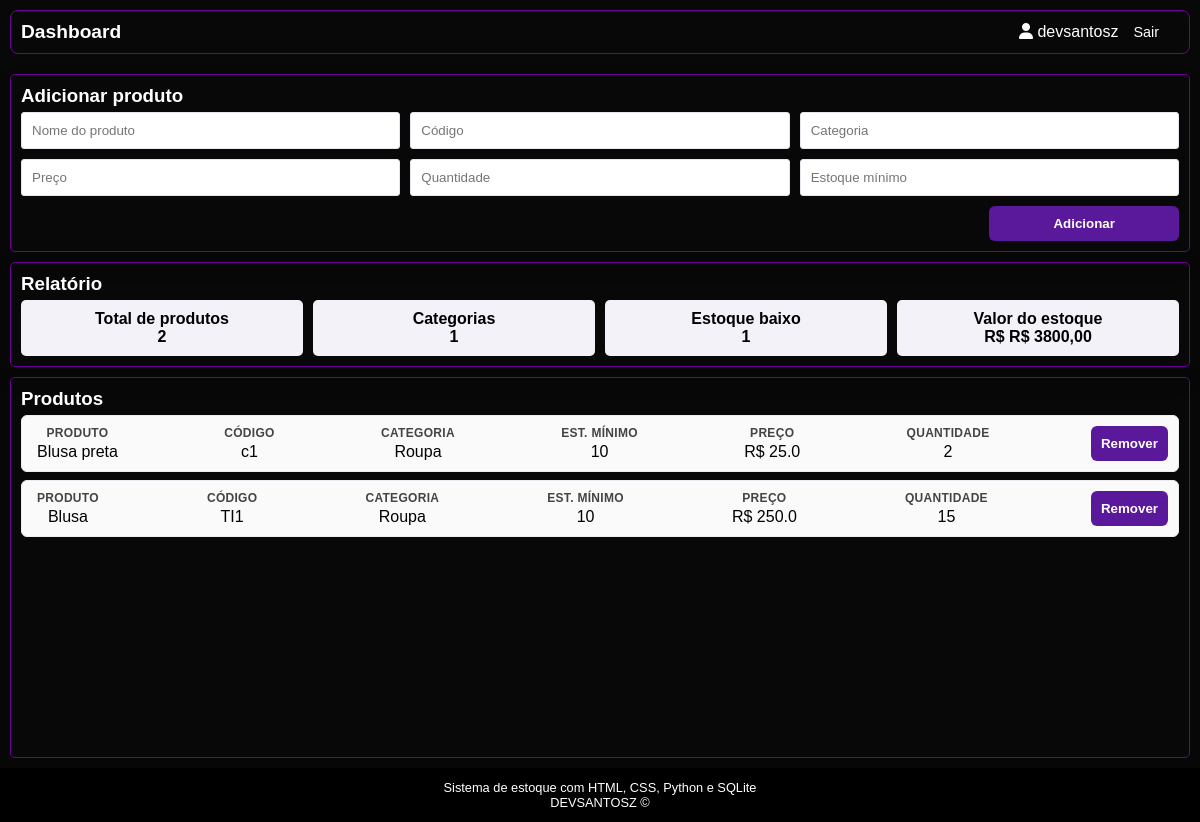
The page /dashboard (signed in) on the database as committed earlier.
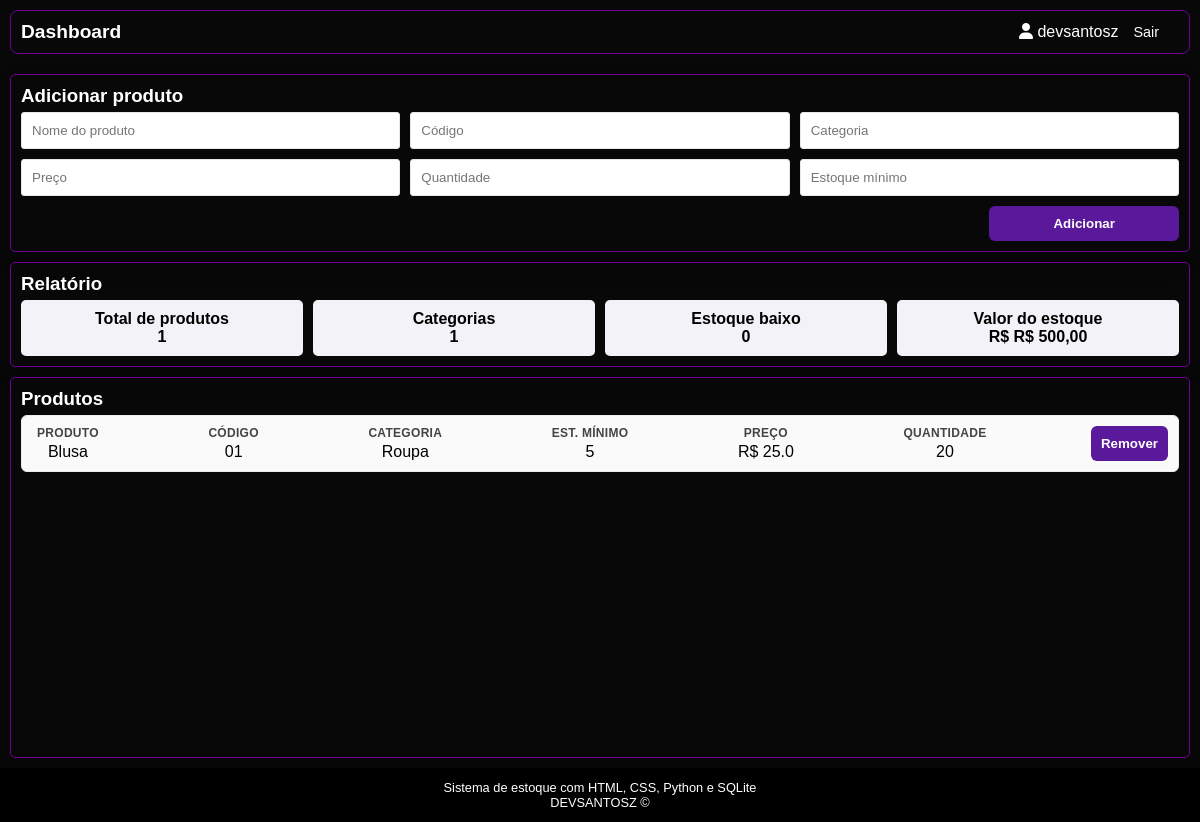
The same page on the database as committed later.
### tables this page shows
CREATE TABLE products (
                id  ,
                name TEXT NOT NULL,
                codigo TEXT NOT NULL UNIQUE,
                categoria TEXT NOT NULL,
                price REAL NOT NULL DEFAULT 0,
                quantity INTEGER NOT NULL DEFAULT 0,
                stqmin INTEGER NOT NULL DEFAULT 0
            );

### app.py (the view)
@app.get("/dashboard")
@login_required
def dashboard():
    with get_db() as con:
        products = con.execute("""
            SELECT id, name, codigo, categoria, price, quantity, stqmin
            FROM products
            ORDER BY id DESC
        """).fetchall()
        total_products = con.execute(
            "SELECT COUNT(*) AS total FROM products"
        ).fetchone()["total"]
        total_categories = con.execute(
            "SELECT COUNT(DISTINCT categoria) AS total FROM products"
        ).fetchone()["total"]
        value_estoque = con.execute("""
            SELECT COUNT(*) AS total
            FROM products
            WHERE quantity > 0 AND quantity <= stqmin
        """).fetchone()["total"]
        gasto_estoque = con.execute(
            "SELECT COALESCE(SUM(price * quantity), 0) AS total FROM products"
        ).fetchone()["total"]
    return render_template(
        "dashboard.html",
        username=session.get("username", ""),
        products=products,
        total_products=total_products,
        total_categories=total_categories,
        value_estoque=value_estoque,
        gasto_estoque=f"R$ {gasto_estoque:.2f}".replace(".", ",")
    )

### app.py (called while the page is built)
def get_db():
    os.makedirs("data", exist_ok=True)
    con = sqlite3.connect(DB_PATH)
    con.row_factory = sqlite3.Row
    return con

def login_required(fn):
    @wraps(fn)
    def wrapper(*args, **kwargs):
        if "user_id" not in session:
            flash("Faça login para continuar.", "warning")
            return redirect("/")
        return fn(*args, **kwargs)
    return wrapper

### templates/dashboard.html (shortened to what this page needs)
<!DOCTYPE html>
<html lang="pt-br">
<head>
  <link rel="stylesheet" href="/style/style.css">
</head>
<body>
<header class="topbar">
  <h2>Dashboard</h2>
  <div class="conta">
    <h1>
      <i class="fa-solid fa-user"></i> {{ username }}
    </h1>
    <a href="/logout">Sair</a>
  </div>
</header>
<main>
<section class="card" id="pesq">
  <h3>Adicionar produto</h3>
  <form method="post" action="/add" class="row">
    <input name="name" placeholder="Nome do produto" required>
    <input name="codigo" placeholder="Código" required>
    <input name="categoria" placeholder="Categoria" required>
    <input
      type="number"
      name="price"
      placeholder="Preço"
      required
      min="0"
      step="0.01"
    >
    <input
      type="number"
      name="qty"
      placeholder="Quantidade"
      required
      min="0"
    >
    <input
      type="number"
      name="stqmin"
      placeholder="Estoque mínimo"
      required
      min="0"
    >
    <button type="submit">
      Adicionar
    </button>
  </form>
</section>
<section class="card" id="card-relatorio">
  <h3>Relatório</h3>
  <div id="resumo">
    <div class="rel">
      <p>Total de produtos</p>
      <p>{{ total_products }}</p>
    </div>
    <div class="rel">
      <p>Categorias</p>
      <p>{{ total_categories }}</p>
    </div>
    <div class="rel">
      <p>Estoque baixo</p>
      <p>{{ value_estoque }}</p>
    </div>
    <div class="rel">
      <p>Valor do estoque</p>
      <p>R$ {{ gasto_estoque }}</p>
    </div>
  </div>
</section>
<section class="card" id="list-prod">
  <h3>Produtos</h3>
  <ul class="list">
  {% for p in products %}
    <li class="item">
      <div class="qtd">
        <p class="titulo">Produto</p>
        {{ p["name"] }}
      </div>
      <div class="qtd">
        <p class="titulo">Código</p>
        {{ p["codigo"] }}
      </div>
      <div class="qtd">
        <p class="titulo">Categoria</p>
        {{ p["categoria"] }}
      </div>
      <div class="qtd">
        <p class="titulo">Est. mínimo</p>
        {{ p["stqmin"] }}
      </div>
      <div class="qtd">
        <p class="titulo">Preço</p>
        R$ {{ p["price"] }}
      </div>
      <div class="qtd">
        <p class="titulo">Quantidade</p>
        {{ p["quantity"] }}
      </div>
      <div class="acoes">
        <form action="/remove/{{ p['id'] }}" method="post">
          <button type="submit">
            Remover
          </button>
        </form>
      </div>
    </li>
  {% endfor %}
  </ul>
</section>
</main>
<footer>
  <p>
    Sistema de estoque com HTML, CSS, Python e SQLite
  </p>
  <p>
    <a href="https://github.com/Devsantosz" target="_blank">
      DEVSANTOSZ
    </a> ©
  </p>
</footer>
</body>
</html>

### style/style.css (style rules this page uses)
* { margin: 0; padding: 0; box-sizing: border-box; font-family: Arial, sans-serif; }
body { background: #080808; }
.topbar { text-align: center; color: #fff; margin: 10px; padding: 10px; border: 1px solid rgb(110, 0, 153); background-color: #07000800; border-radius: 8px; display: flex; flex-flow: row nowrap; justify-content: space-between; align-content: center; justify-items: center; align-items: center; }
.topbar h2 { font-size: 1.2em; font-weight: 700; }
.conta { display: flex; justify-content: space-between; align-items: center; padding: 0 20px; }
.conta h1 { font-size: 1em; font-weight: 400; }
.conta a { color: #fff; text-decoration: none; font-size: 0.9em; margin-left: 15px; }
main { display: grid; grid-template-columns: 1fr 40%; grid-template-rows: auto auto auto; gap: 10px; padding: 10px; min-height: calc(100vh - 96px); }
.card { border: 1px solid rgb(110, 0, 153); background-color: #07000800; padding: 10px; border-radius: 5px; box-shadow: 0 10px 30px rgba(0,0,0,0.06); }
#pesq { display: grid; grid-column: 1 / -1; grid-row: 1; }
#list-prod { display: flex; flex-direction: column; grid-column: 1 / -1; }
#card-relatorio { grid-column: 1 / 2; }
#pesq h3, #list-prod h3, #card-relatorio h3 { margin-bottom: 5px; color: white; text-align: left; }
.row { display: grid; grid-template-columns: auto auto; grid-template-rows: auto; gap: 10px; }
.row input[name="name"] { grid-column: 1 / -1; max-width: none; }
.row input[name="price"] { grid-column: 1; }
.row input[name="qty"] { grid-column: 2; }
input { grid-column: 1 / -1; width: 100%; padding: 10px; border: 1px solid #e6e6ee; border-radius: 3px; background: #ffffff; }
button { grid-column: 2; padding: 10px; border: 0; border-radius: 6px; cursor: pointer; background: #5a189a; color: white; font-weight: 700; transition: 0.2s ease; }
#pesq .row button { justify-self: end; min-width: 50%; }
.list { list-style: none; height: 100%; overflow-y: auto; display: flex; flex-direction: column; gap: 8px; }
.item { background: #fafafa; border: 1px solid #ececf2; border-radius: 6px; display: flex; justify-content: space-between; gap: 10px; flex-flow: row wrap; align-items: center; padding: 10px; transition: 0.2s ease; }
.item { min-width: 0; }
.titulo { font-weight: 800; font-size: 12px; color: #444; padding-bottom: 3px; text-transform: uppercase; letter-spacing: 0.3px; }
.item .qtd { margin: 0px 5px ; text-align: center; }
.item .acoes { display: flex; justify-content: flex-end; }
.item .acoes button { padding: 10px; border-radius: 6px; }
#card-relatorio { grid-column: 1 / 3; }
#resumo { display:grid; grid-template-columns: 1fr 1fr; gap: 10px; }
#card-relatorio p { text-align: center; font-weight: 600; }
#card-relatorio p { text-align: center; font-size: 1em; font-weight: 600; }
.rel { flex: auto; background-color: #f3f2f8; border-radius: 5px; padding: 10px; }
footer { padding: 12px; color: #ffffff; background-color: #000000; text-align: center; font-family: 'Times New Roman', Times, serif; font-size: 0.8em; }
footer p a { color: rgb(255, 255, 255); text-decoration: none; }
@media screen and (min-width: 768px) { main { grid-template-columns: 380px 1fr; grid-template-rows: auto auto 1fr; align-items: start; } }
@media screen and (min-width: 768px) { #pesq { grid-template-columns: repeat(3, 1fr); grid-column: 1 / -1; grid-row: 1 / 2; height: 100%; transition: ease; } }
@media screen and (min-width: 768px) { #pesq .row { grid-column: 1 / -1; } }
@media screen and (min-width: 768px) { #pesq .row input[name="name"] { grid-column: 1 / 2; } }
@media screen and (min-width: 768px) { #pesq .row input[name="codigo"] { grid-column: 2 / 3; } }
@media screen and (min-width: 768px) { #pesq .row input[name="categoria"] { grid-column: 3 / 4; } }
@media screen and (min-width: 768px) { #pesq .row input[name="stqmin"] { grid-column: 3 / 4; } }
@media screen and (min-width: 768px) { #pesq button { grid-column: 3 / 4; } }
@media screen and (min-width: 768px) { #list-prod { grid-column: 1 / -1; grid-row: 3; height: 100%; } }
@media screen and (min-width: 768px) { #card-relatorio { grid-column: 1 /-1; height: 100%; } }
@media screen and (min-width: 768px) { #card-relatorio #resumo { grid-template-columns: repeat(4, 1fr); } }

Rows that differ between the two databases and show on the page:
removed products: name "Blusa preta", codigo "c1", categoria "Roupa", stqmin "10", price "25.0", quantity "2"
changed products "Blusa": codigo "TI1" → "01"; stqmin "10" → "5"; price "250.0" → "25.0"; quantity "15" → "20"
Other text that changed with them:
{{ total_products }}: "2" → "1"
{{ value_estoque }}: "1" → "0"
{{ gasto_estoque }}: "R$ 3800,00" → "R$ 500,00"
